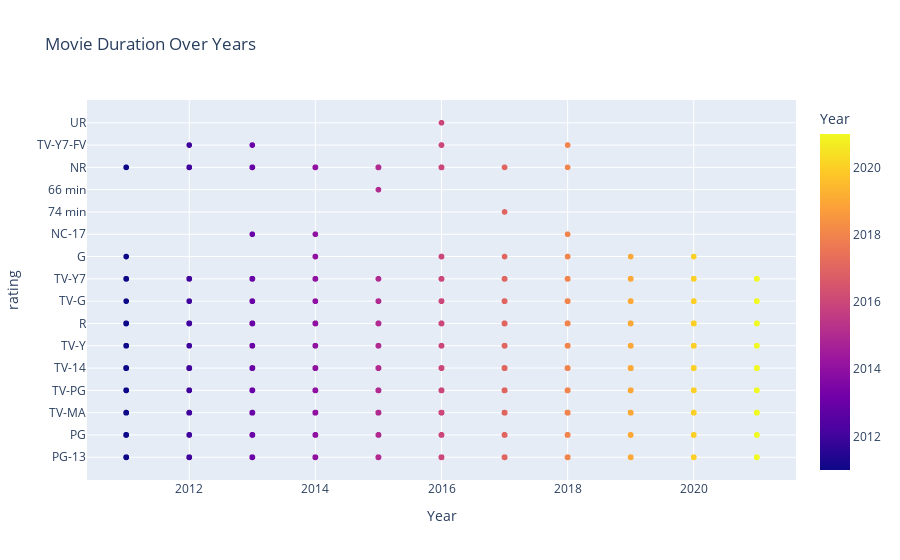

Write notebook code for a chart like this one.
### Code cell
plot_scatter("Movie", 2010)

### Figure 1 — Plotly figure (JSON) as saved in the notebook; plotly's stock layout.template omitted (floating-point values rounded to 4 significant figures; data arrays with more than 128 entries replaced by an {"elided": "..."} marker saying what was removed)
{"data": [{"hovertemplate": "Year=%{marker.color}<br>rating=%{y}<extra></extra>", "legendgroup": "", "marker": {"color": {"elided": "4824 int values"}, "coloraxis": "coloraxis", "symbol": "circle"}, "mode": "markers", "name": "", "showlegend": false, "type": "scattergl", "x": {"elided": "4824 int values"}, "xaxis": "x", "y": {"elided": "4824 str values"}, "yaxis": "y"}], "layout": {"coloraxis": {"colorbar": {"title": {"text": "Year"}}, "colorscale": [[0, "#0d0887"], [0.1111, "#46039f"], [0.2222, "#7201a8"], [0.3333, "#9c179e"], [0.4444, "#bd3786"], [0.5556, "#d8576b"], [0.6667, "#ed7953"], [0.7778, "#fb9f3a"], [0.8889, "#fdca26"], [1, "#f0f921"]]}, "legend": {"tracegroupgap": 0}, "title": {"text": "Movie Duration Over Years"}, "xaxis": {"anchor": "y", "domain": [0, 1], "title": {"text": "Year"}}, "yaxis": {"anchor": "x", "domain": [0, 1], "title": {"text": "rating"}}}}
